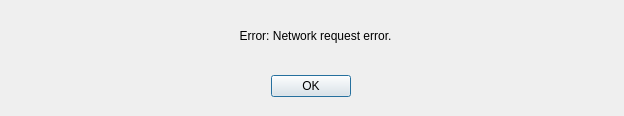
<?xml version="1.0" encoding="UTF-8"?>
<ui version="4.0">
 <class>NetworkErrorDialog</class>
 <widget class="QDialog" name="NetworkErrorDialog">
  <property name="geometry">
   <rect>
    <x>0</x>
    <y>0</y>
    <width>624</width>
    <height>116</height>
   </rect>
  </property>
  <property name="windowTitle">
   <string>Dialog</string>
  </property>
  <property name="modal">
   <bool>true</bool>
  </property>
  <widget class="QDialogButtonBox" name="buttonBox">
   <property name="geometry">
    <rect>
     <x>10</x>
     <y>70</y>
     <width>601</width>
     <height>32</height>
    </rect>
   </property>
   <property name="orientation">
    <enum>Qt::Horizontal</enum>
   </property>
   <property name="standardButtons">
    <set>QDialogButtonBox::Ok</set>
   </property>
   <property name="centerButtons">
    <bool>true</bool>
   </property>
  </widget>
  <widget class="QLabel" name="errorMessage">
   <property name="geometry">
    <rect>
     <x>20</x>
     <y>10</y>
     <width>591</width>
     <height>51</height>
    </rect>
   </property>
   <property name="text">
    <string>Error: Network request error.</string>
   </property>
   <property name="alignment">
    <set>Qt::AlignCenter</set>
   </property>
   <property name="wordWrap">
    <bool>true</bool>
   </property>
  </widget>
 </widget>
 <resources/>
 <connections>
  <connection>
   <sender>buttonBox</sender>
   <signal>accepted()</signal>
   <receiver>NetworkErrorDialog</receiver>
   <slot>accept()</slot>
   <hints>
    <hint type="sourcelabel">
     <x>248</x>
     <y>254</y>
    </hint>
    <hint type="destinationlabel">
     <x>157</x>
     <y>274</y>
    </hint>
   </hints>
  </connection>
  <connection>
   <sender>buttonBox</sender>
   <signal>rejected()</signal>
   <receiver>NetworkErrorDialog</receiver>
   <slot>reject()</slot>
   <hints>
    <hint type="sourcelabel">
     <x>316</x>
     <y>260</y>
    </hint>
    <hint type="destinationlabel">
     <x>286</x>
     <y>274</y>
    </hint>
   </hints>
  </connection>
 </connections>
</ui>
